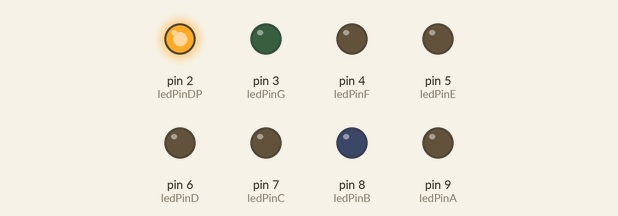
Bench run of a sketch on a simulated Arduino Uno, built with avr-gcc and run on an emulated ATmega328P. On the bench: output pins drawn as LEDs (lit = HIGH).

Above: at 0.5 s.
At 1.5 s:
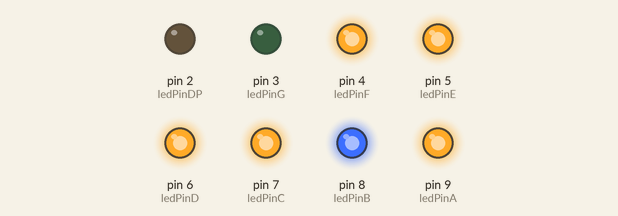
At 3.5 s:
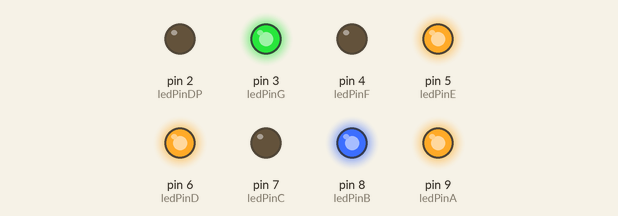
At 6.5 s:
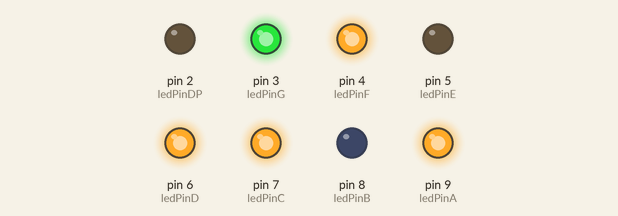
At 9.5 s:
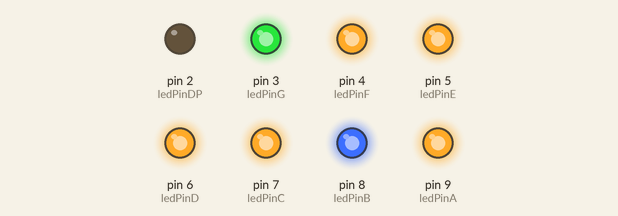
At 13.5 s:
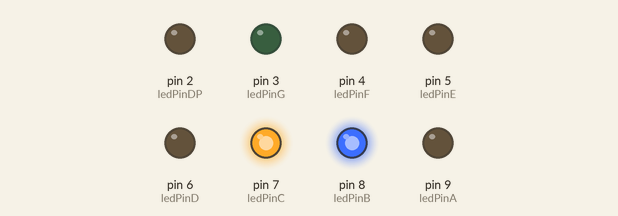
Timing chart, 0 to 14.3 s (numbered marks = the images above):
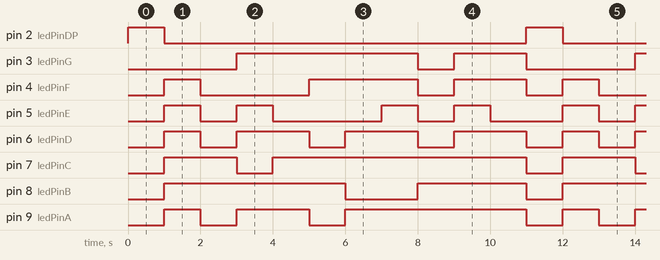

Measured:
- by itself, pin 2 (ledPinDP): alternates HIGH for 1.0 s and LOW for 10.0 s
- by itself, pin 3 (ledPinG): repeats every 11.0 s: LOW 1.0 s, HIGH 2.0 s, LOW 3.0 s, HIGH 5.0 s
- by itself, pin 4 (ledPinF): repeats every 11.0 s: LOW 3.0 s, HIGH 3.0 s, LOW 1.0 s, HIGH 2.0 s, LOW 1.0 s, HIGH 1.0 s
- by itself, pin 5 (ledPinE): repeats every 11.0 s: LOW 1.0 s, HIGH 1.0 s, LOW 3.0 s, HIGH 1.0 s, LOW 1.0 s, HIGH 1.0 s, LOW 2.0 s, HIGH 1.0 s
- by itself, pin 6 (ledPinD): repeats every 11.0 s: 3 × (LOW 1.0 s, HIGH 2.0 s), LOW 1.0 s, HIGH 1.0 s
- by itself, pin 7 (ledPinC): repeats every 11.0 s: LOW 1.0 s, HIGH 7.0 s, LOW 1.0 s, HIGH 2.0 s
- by itself, pin 8 (ledPinB): repeats every 11.0 s: LOW 2.0 s, HIGH 3.0 s, LOW 1.0 s, HIGH 5.0 s
- by itself, pin 9 (ledPinA): repeats every 11.0 s: LOW 1.0 s, HIGH 2.0 s, LOW 1.0 s, HIGH 5.0 s, LOW 1.0 s, HIGH 1.0 s

The sketch:

compteur_0_9_afficheur_7_segments.ino
```cpp
int ledPinA = 9;
int ledPinB = 8;
int ledPinC = 7;
int ledPinD = 6;
int ledPinE = 5;
int ledPinF = 4;
int ledPinG = 3;
int ledPinDP = 2;

void afficherPoint()
{
  digitalWrite(ledPinA, LOW);
  digitalWrite(ledPinB, LOW);
  digitalWrite(ledPinC, LOW);
  digitalWrite(ledPinD, LOW);
  digitalWrite(ledPinE, LOW);
  digitalWrite(ledPinF, LOW);
  digitalWrite(ledPinG, LOW);
  digitalWrite(ledPinDP, HIGH);
}

void afficher0()
{
  digitalWrite(ledPinA, HIGH);
  digitalWrite(ledPinB, HIGH);
  digitalWrite(ledPinC, HIGH);
  digitalWrite(ledPinD, HIGH);
  digitalWrite(ledPinE, HIGH);
  digitalWrite(ledPinF, HIGH);
  digitalWrite(ledPinG, LOW);
  digitalWrite(ledPinDP, LOW);
}

void afficher1()
{
  digitalWrite(ledPinA, LOW);
  digitalWrite(ledPinB, HIGH);
  digitalWrite(ledPinC, HIGH);
  digitalWrite(ledPinD, LOW);
  digitalWrite(ledPinE, LOW);
  digitalWrite(ledPinF, LOW);
  digitalWrite(ledPinG, LOW);
  digitalWrite(ledPinDP, LOW);
}

void afficher2()
{
  digitalWrite(ledPinA, HIGH);
  digitalWrite(ledPinB, HIGH);
  digitalWrite(ledPinC, LOW);
  digitalWrite(ledPinD, HIGH);
  digitalWrite(ledPinE, HIGH);
  digitalWrite(ledPinF, LOW);
  digitalWrite(ledPinG, HIGH);
  digitalWrite(ledPinDP, LOW);
}

void afficher3()
{
  digitalWrite(ledPinA, HIGH);
  digitalWrite(ledPinB, HIGH);
  digitalWrite(ledPinC, HIGH);
  digitalWrite(ledPinD, HIGH);
  digitalWrite(ledPinE, LOW);
  digitalWrite(ledPinF, LOW);
  digitalWrite(ledPinG, HIGH);
  digitalWrite(ledPinDP, LOW);
}

void afficher4()
{
  digitalWrite(ledPinA, LOW);
  digitalWrite(ledPinB, HIGH);
  digitalWrite(ledPinC, HIGH);
  digitalWrite(ledPinD, LOW);
  digitalWrite(ledPinE, LOW);
  digitalWrite(ledPinF, HIGH);
  digitalWrite(ledPinG, HIGH);
  digitalWrite(ledPinDP, LOW);
}

void afficher5()
{
  digitalWrite(ledPinA, HIGH);
  digitalWrite(ledPinB, LOW);
  digitalWrite(ledPinC, HIGH);
  digitalWrite(ledPinD, HIGH);
  digitalWrite(ledPinE, LOW);
  digitalWrite(ledPinF, HIGH);
  digitalWrite(ledPinG, HIGH);
  digitalWrite(ledPinDP, LOW);
}

void afficher6()
{
  digitalWrite(ledPinA, HIGH);
  digitalWrite(ledPinB, LOW);
  digitalWrite(ledPinC, HIGH);
  digitalWrite(ledPinD, HIGH);
  digitalWrite(ledPinE, HIGH);
  digitalWrite(ledPinF, HIGH);
  digitalWrite(ledPinG, HIGH);
  digitalWrite(ledPinDP, LOW);
}

void afficher7()
{
  digitalWrite(ledPinA, HIGH);
  digitalWrite(ledPinB, HIGH);
  digitalWrite(ledPinC, HIGH);
  digitalWrite(ledPinD, LOW);
  digitalWrite(ledPinE, LOW);
  digitalWrite(ledPinF, LOW);
  digitalWrite(ledPinG, LOW);
  digitalWrite(ledPinDP, LOW);
}

void afficher8()
{
  digitalWrite(ledPinA, HIGH);
  digitalWrite(ledPinB, HIGH);
  digitalWrite(ledPinC, HIGH);
  digitalWrite(ledPinD, HIGH);
  digitalWrite(ledPinE, HIGH);
  digitalWrite(ledPinF, HIGH);
  digitalWrite(ledPinG, HIGH);
  digitalWrite(ledPinDP, LOW);
}

void afficher9()
{
  digitalWrite(ledPinA, HIGH);
  digitalWrite(ledPinB, HIGH);
  digitalWrite(ledPinC, HIGH);
  digitalWrite(ledPinD, HIGH);
  digitalWrite(ledPinE, LOW);
  digitalWrite(ledPinF, HIGH);
  digitalWrite(ledPinG, HIGH);
  digitalWrite(ledPinDP, LOW);
}


void setup() {
pinMode(ledPinA, OUTPUT);
pinMode(ledPinB, OUTPUT);
pinMode(ledPinC, OUTPUT);
pinMode(ledPinD, OUTPUT);
pinMode(ledPinE, OUTPUT);
pinMode(ledPinF, OUTPUT);
pinMode(ledPinG, OUTPUT);
pinMode(ledPinDP, OUTPUT);

}

void loop() {
afficherPoint();
delay(1000);
afficher0();
delay(1000);
afficher1();
delay(1000);
afficher2();
delay(1000);
afficher3();
delay(1000);
afficher4();
delay(1000);
afficher5();
delay(1000);
afficher6();
delay(1000);
afficher7();
delay(1000);
afficher8();
delay(1000);
afficher9();
delay(1000);
}
```
